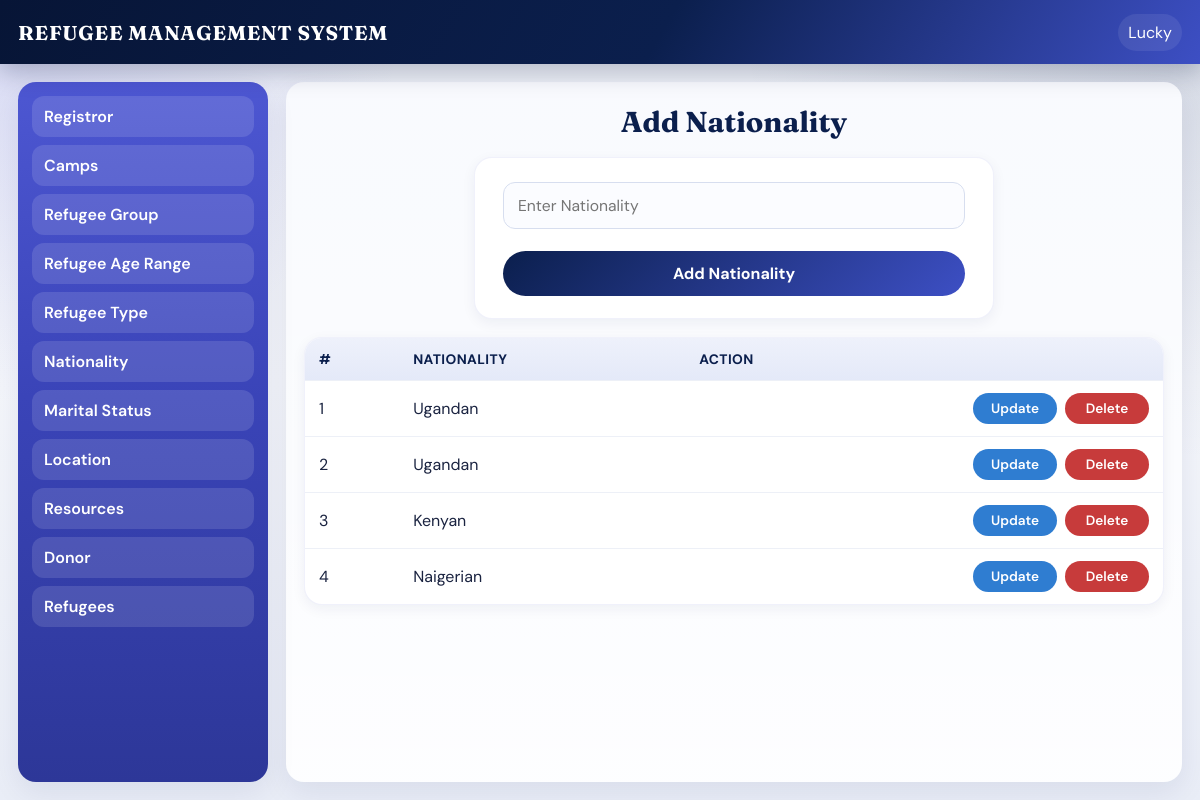
/add-nationality.php (signed in), run on the app's committed database.
### tables this page shows
CREATE TABLE IF NOT EXISTS `nationality` (
  `n_id` int NOT NULL AUTO_INCREMENT,
  `nationality` varchar(45) NOT NULL,
  PRIMARY KEY (`n_id`)
);

### add-nationality.php (the view, shortened to what this page needs)
<?php include "includes/header.php" ?>
<div class="container">
    <div class="sidebar">
<?php include "includes/sidebar.php"; ?>
    </div>
    <div class="main">
      <h1>Add Nationality</h1>
      <div class="form-section">
        <form action="" method="post">
            <input type="text" name="natinality" placeholder="Enter Nationality" required>
            <input type="submit" value="Add Nationality" class="btn" name="submit">
        </form>
      </div>
<div class="table-section" id="list">
   <table>
        <tr>
          <th>#</th>
          <th>Nationality</th>
          <th>Action</th>
        </tr>
        <?php
        $select=mysqli_query($conn,"select * from nationality");
        $count=0;
        while($row=mysqli_fetch_array($select)){
          $count++;
          ?>
<tr>
          <td><?php echo $count; ?></td>
          <td><?php echo  htmlspecialchars($row['nationality']); ?></td>
          <td><div class="actions">
          <a href="update-nationality.php?n=<?php echo $row['n_id']; ?>"><div class="edit">Update</div></a>
           <a href="delete-nationality.php?n=<?php echo $row['n_id']; ?>" onclick="return confirm('Are you sure you want to delete');"><div class="delete">Delete</div></a>
          </div></td>
        </tr>
          <?php
        }
        ?>
      </table>
</div>
    </div>
</div>
<?php include "includes/footer.php"; ?>

### assets/css/dashboard.css (style rules this page uses)
:root { --navy: #0b1f4d; --navy-deep: #071536; --indigo: #3d4fc4; --indigo-soft: #6a6ae3; --sky: #e8eefc; --surface: #f4f6fb; --card: #ffffff; --text: #1a2340; --muted: #5b6785; --success: #1f8a5b; --danger: #c73b3b; --warn: #2f7dd1; --radius: 14px; --shadow: 0 10px 30px rgba(11, 31, 77, 0.08); --shadow-sm: 0 4px 14px rgba(11, 31, 77, 0.06); --font: "DM Sans", "Segoe UI", sans-serif; --display: "Fraunces", Georgia, serif; }
* { padding: 0; margin: 0; box-sizing: border-box; }
html { scroll-behavior: smooth; }
body { font-family: var(--font); color: var(--text); background: radial-gradient(circle at top left, rgba(106, 106, 227, 0.18), transparent 28%), radial-gradient(circle at top right, rgba(11, 31, 77, 0.12), transparent 32%), linear-gradient(180deg, #eef1f8 0%, var(--surface) 48%, #e9edf7 100%); min-height: 100vh; }
a { color: inherit; }
.container { display: grid; grid-template-columns: 250px 1fr; gap: 18px; padding: 18px; max-width: 1500px; margin: 0 auto; align-items: start; }
.container .sidebar { width: 100%; min-height: calc(100vh - 100px); background: linear-gradient(180deg, #4d57d2 0%, #3a44b8 45%, #2d3798 100%); border-radius: 18px; overflow: hidden; box-shadow: var(--shadow); position: sticky; top: 82px; }
.container .main { width: 100%; min-height: calc(100vh - 100px); border-radius: 18px; text-align: center; background: linear-gradient(180deg, rgba(255, 255, 255, 0.72), rgba(255, 255, 255, 0.92)), var(--sky); box-shadow: var(--shadow); padding: 22px 18px 28px; overflow: auto; }
.main > h1 { font-family: var(--display); font-size: clamp(1.4rem, 2.4vw, 2rem); color: var(--navy); margin-bottom: 18px; }
.form-section { margin: 0 auto 18px; width: min(520px, 100%); background: var(--card); border-radius: 18px; overflow: hidden; box-shadow: var(--shadow-sm); border: 1px solid rgba(61, 79, 196, 0.08); text-align: left; }
.table-section { margin: 18px auto 0; width: min(1100px, 100%); background: var(--card); border-radius: 18px; overflow: auto; box-shadow: var(--shadow-sm); border: 1px solid rgba(61, 79, 196, 0.08); }
.table-section table { width: 100%; border-collapse: collapse; margin: 0; border: 0; }
.table-section table th { text-align: left; background: linear-gradient(180deg, #eef1fb, #e4e9f8); padding: 12px 14px; color: var(--navy); font-size: 0.86rem; letter-spacing: 0.03em; text-transform: uppercase; white-space: nowrap; }
.table-section table td { text-align: left; padding: 12px 14px; border-top: 1px solid #edf0f7; vertical-align: middle; }
.actions { display: flex; flex-wrap: wrap; gap: 8px; justify-content: flex-end; }
.table-section table td .delete, .table-section table td .edit { width: auto; min-width: 84px; padding: 7px 12px; color: #fff; border-radius: 999px; float: none; margin: 0; text-align: center; font-size: 0.85rem; font-weight: 600; display: inline-block; }
.table-section table td .delete { background: var(--danger); }
.table-section table td .edit { background: var(--warn); }
.form-section form { width: 100%; padding: 18px; display: block; }
.form-section form input, .form-section form textarea, .form-section form select { width: calc(100% - 20px); margin: 6px 10px 10px; padding: 12px 14px; border-radius: 12px; outline: none; border: 1px solid #d7deef; background: #fbfcff; font-family: var(--font); font-size: 0.98rem; transition: border-color 0.2s ease, box-shadow 0.2s ease; }
.form-section form .btn { background: linear-gradient(135deg, var(--navy), var(--indigo)); color: #fff; padding: 12px 16px; border: none; border-radius: 999px; text-align: center; font-family: var(--font); font-size: 1rem; font-weight: 700; width: calc(100% - 20px); margin: 12px 10px 4px; }

### data on the page
nationality: nationality "Ugandan"
nationality: nationality "Ugandan"
nationality: nationality "Kenyan"
nationality: nationality "Naigerian"

### other printed values
$_SESSION['name'] "Lucky"
